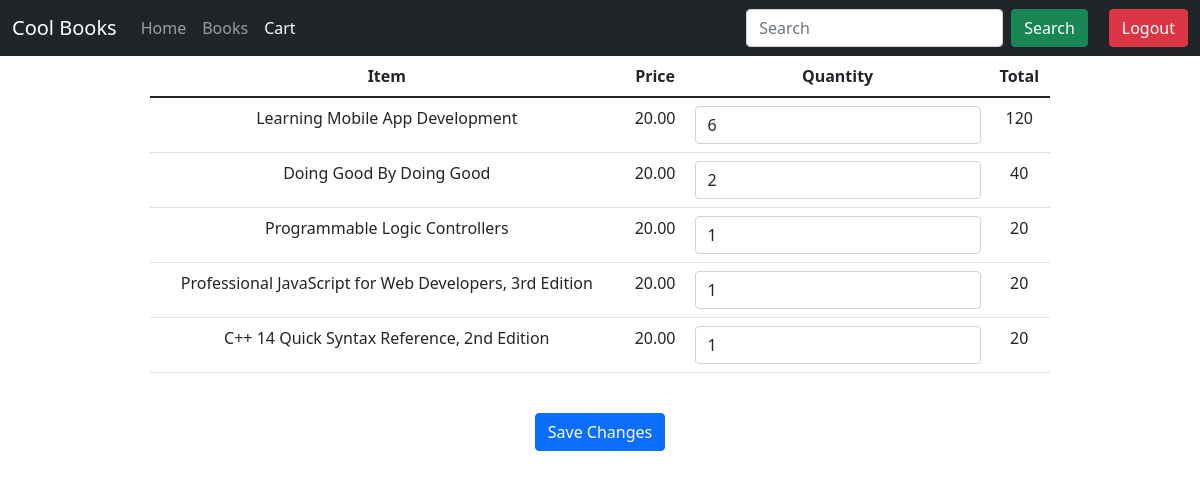
Screenshot of /cart.php (signed in) with the database file from the repository.
### tables this page shows
CREATE TABLE `books` (
  `book_isbn` varchar(20) NOT NULL,
  `book_title` varchar(60) DEFAULT NULL,
  `book_author` varchar(60) DEFAULT NULL,
  `book_image` varchar(40) DEFAULT NULL,
  `book_descr` text DEFAULT NULL,
  `book_price` decimal(6,2) NOT NULL,
  `publisherid` int(10) UNSIGNED NOT NULL,
  `date` date DEFAULT current_timestamp()
);

### functions/cart_functions.php (called while the page is built, shortened)
<?php
    function getCartData($conn,$email){
        $query = "SELECT * FROM `cart` WHERE `email` = '$email';";
        $result = $conn->query($query);
        $result = mysqli_fetch_assoc($result);
        $query = "SELECT * FROM `cart-items` WHERE `id` = ".$_SESSION['id'].";";
        $result = $conn->query($query);
        return $result;
    }
?>

### functions/db_functions.php (called while the page is built, shortened)
<?php
    function getBookByIsbn($conn,$isbn)
    {
        $query = "SELECT * FROM `books` WHERE `book_isbn` = '$isbn';";
        $result = mysqli_query($conn,$query);
        $row = mysqli_fetch_assoc($result);
        return $row;
    }
?>

### cart.php (the view, shortened to what this page needs)
<?php
require_once "/home/yuvraj/Codes/php/Book_Store2.0/functions/db_functions.php";
require_once "/home/yuvraj/Codes/php/Book_Store2.0/functions/cart_functions.php";
require_once "templates/header.php";
$conn = db_connect();
$result = getCartData($conn,$_SESSION['email']);
?>
<head>
    <link rel="stylesheet" href="/php/Book_Store2.0/CSS/cart.css">
</head>
<body>
    <div class="content">
       <div class="contains">
       <table class="table">
            <thead>
                <tr>
                    <th scope="col">Item</th>
                    <th scope="col">Price</th>
                    <th scope="col">Quantity</th>
                    <th scope="col">Total</th>
                </tr>
            </thead>
            <tbody>
               <tr>
                   <?php
                   foreach($result as $row)
                   {
                   ?>
                   <td><?php
                   $book = getBookByIsbn($conn, $row['book_isbn']);
                   echo $book['book_title'];
                    ?></td>
                    <td><?php echo $book['book_price']; ?></td>
                    <td><form id = "<?php $row['book_isbn'] ?>" action="cart.php" method="post">
                        <input class="form-control quantity" type="text" name="quantity" id="quantity" value = "<?php echo $row['quantity']; ?>">
                    </form></td>
                    <td><?php echo $row['price']; ?></td>
               </tr>
               <?php } ?>
            </tbody>
        </table>
        <div class="">
            <button class = " my-4 btn btn-primary" id="btn-changes">Save Changes</button>
        </div>
       </div>
    </div>
</body>

### CSS/main.css (style rules this page uses)
body { background-image: url("https://cdn.pixabay.com/photo/2018/01/14/23/12/nature-3082832_960_720.jpg"); background-repeat: no-repeat; background-attachment: fixed; background-position: center; background-size: cover; }
.contains { background-color: rgb(255, 255, 255, 0.8); }
.content { text-align: center; width: 900px; margin: auto; }

### rows the page displays
cart-items: book_isbn.book_title "Learning Mobile App Development", book_isbn.book_price "20.00", quantity "6", price "120"
cart-items: book_isbn.book_title "Doing Good By Doing Good", book_isbn.book_price "20.00", quantity "2", price "40"
cart-items: book_isbn.book_title "Programmable Logic Controllers", book_isbn.book_price "20.00", quantity "1", price "20"
cart-items: book_isbn.book_title "Professional JavaScript for Web Developers, 3rd Edition", book_isbn.book_price "20.00", quantity "1", price "20"
cart-items: book_isbn.book_title "C++ 14 Quick Syntax Reference, 2nd Edition", book_isbn.book_price "20.00", quantity "1", price "20"
